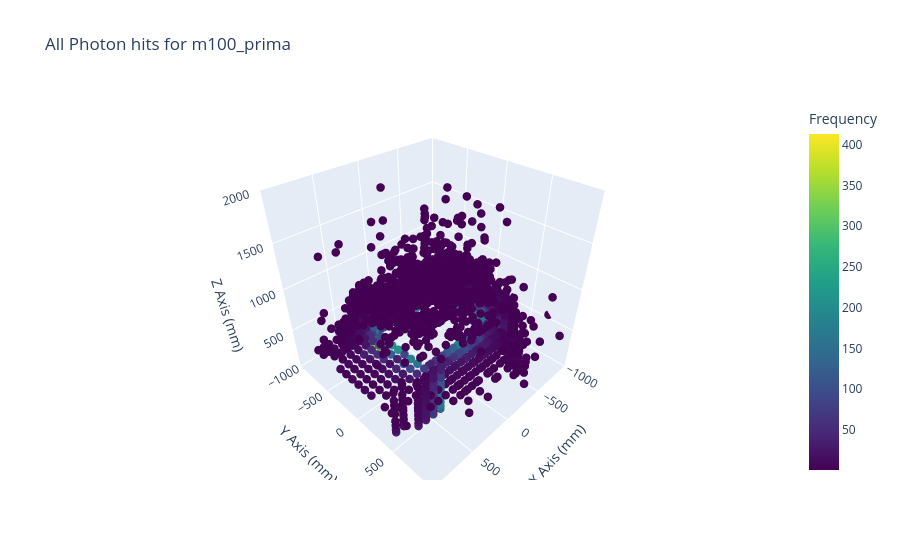
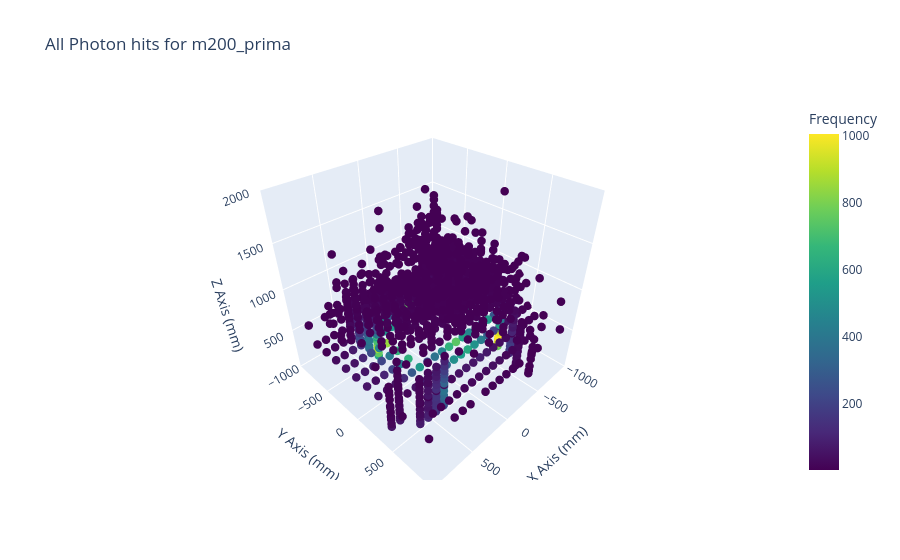
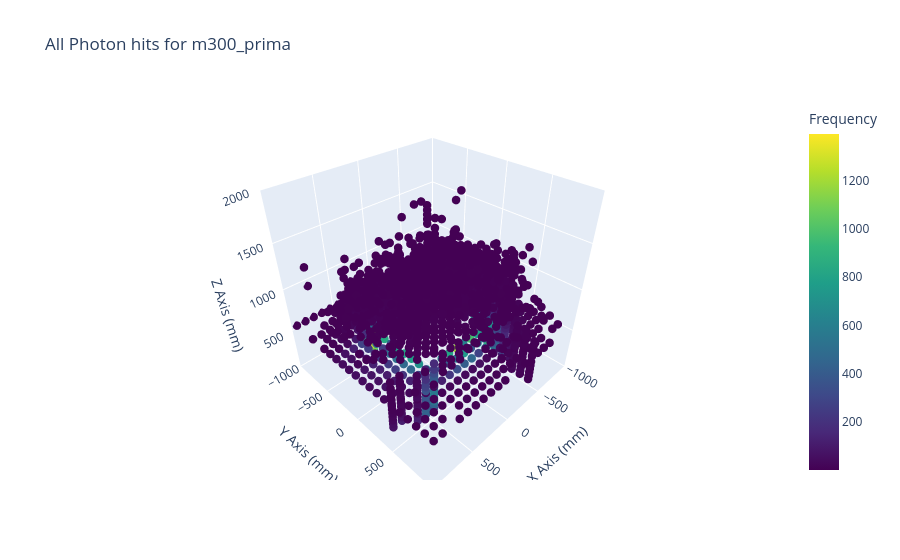
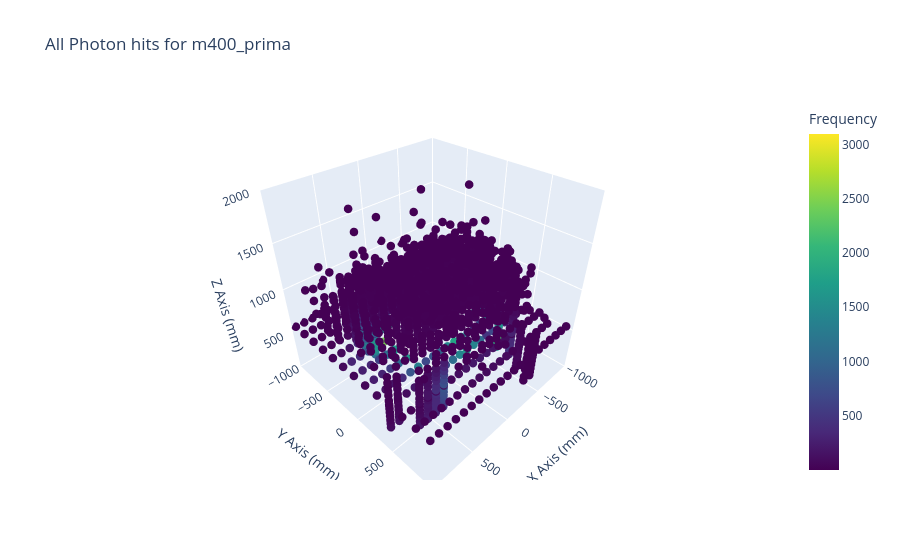

The cell these charts' notebook holds for them, in order:
### Markdown cell above
## 3D visualization

### Code cell
for j, mass in enumerate(masses):

    for i, process in enumerate(processes):
   
        with uproot.open(f'ALP_m{mass}_{process}_ntuple.root') as f:
            events = f['Features'].arrays(library='np')

        all_xs = [hit for event in events['Xs'] for hit in event]
        all_ys = [hit for event in events['Ys'] for hit in event]
        all_zs = [hit for event in events['Zs'] for hit in event]
        
        photons_x = [hit for event in events['Xs'] for hit in event[:2]]
        photons_y = [hit for event in events['Ys'] for hit in event[:2]]
        photons_z = [hit for event in events['Zs'] for hit in event[:2]]

        data = np.vstack([all_xs, all_ys, all_zs]).T
        #data = np.vstack([photons_x, photons_y, photons_z]).T

        # Calculate the 3D histogram
        hist, edges = np.histogramdd(data, bins=100)

        # Get the center of each bin
        xedges, yedges, zedges = edges
        xbins = 0.5 * (xedges[:-1] + xedges[1:])
        ybins = 0.5 * (yedges[:-1] + yedges[1:])
        zbins = 0.5 * (zedges[:-1] + zedges[1:])

        # Create meshgrid
        xgrid, ygrid, zgrid = np.meshgrid(xbins, ybins, zbins, indexing='ij')

# Flatten the arrays
        xflat = xgrid.ravel()
        yflat = ygrid.ravel()
        zflat = zgrid.ravel()
        freq = hist.ravel()

        # Filter out zero frequencies for better visualization
        nonzero = freq > 0
        xflat = xflat[nonzero]
        yflat = yflat[nonzero]
        zflat = zflat[nonzero]
        freq = freq[nonzero]

        # Plot the interactive 3D scatter plot
        fig = go.Figure(data=[go.Scatter3d(
            x=xflat,
            y=yflat,
            z=zflat,
            mode='markers',
            marker=dict(
                size=5,
                color=freq,
                colorscale='Viridis',
                colorbar=dict(title='Frequency')
            )
        )])

        fig.update_layout(
            title=f'All Photon hits for m{mass}_{process}',
            scene=dict(
                xaxis=dict(title='X Axis (mm)', 
                           range=[-1000, 1000]
                           ),
                yaxis=dict(title='Y Axis (mm)', 
                           range=[-1000, 1000]
                           ),
                zaxis=dict(title='Z Axis (mm)', 
                           range=[0, 2000]
                           )
            )
        )

        fig.show()

### Figure 1 — Plotly figure (JSON) as saved in the notebook; plotly's stock layout.template omitted (floating-point values rounded to 4 significant figures; data arrays with more than 128 entries replaced by an {"elided": "..."} marker saying what was removed)
{"data": [{"marker": {"color": {"elided": "1637 int values"}, "colorbar": {"title": {"text": "Frequency"}}, "colorscale": [[0, "#440154"], [0.1111, "#482878"], [0.2222, "#3e4989"], [0.3333, "#31688e"], [0.4444, "#26828e"], [0.5556, "#1f9e89"], [0.6667, "#35b779"], [0.7778, "#6ece58"], [0.8889, "#b5de2b"], [1, "#fde725"]], "size": 5}, "mode": "markers", "type": "scatter3d", "x": {"elided": "1637 float values"}, "y": {"elided": "1637 float values"}, "z": {"elided": "1637 float values"}}], "layout": {"scene": {"xaxis": {"range": [-1000, 1000], "title": {"text": "X Axis (mm)"}}, "yaxis": {"range": [-1000, 1000], "title": {"text": "Y Axis (mm)"}}, "zaxis": {"range": [0, 2000], "title": {"text": "Z Axis (mm)"}}}, "title": {"text": "All Photon hits for m100_prima"}}}

### Figure 2 — Plotly figure (JSON) as saved in the notebook; plotly's stock layout.template omitted (floating-point values rounded to 4 significant figures; data arrays with more than 128 entries replaced by an {"elided": "..."} marker saying what was removed)
{"data": [{"marker": {"color": {"elided": "1421 int values"}, "colorbar": {"title": {"text": "Frequency"}}, "colorscale": [[0, "#440154"], [0.1111, "#482878"], [0.2222, "#3e4989"], [0.3333, "#31688e"], [0.4444, "#26828e"], [0.5556, "#1f9e89"], [0.6667, "#35b779"], [0.7778, "#6ece58"], [0.8889, "#b5de2b"], [1, "#fde725"]], "size": 5}, "mode": "markers", "type": "scatter3d", "x": {"elided": "1421 float values"}, "y": {"elided": "1421 float values"}, "z": {"elided": "1421 float values"}}], "layout": {"scene": {"xaxis": {"range": [-1000, 1000], "title": {"text": "X Axis (mm)"}}, "yaxis": {"range": [-1000, 1000], "title": {"text": "Y Axis (mm)"}}, "zaxis": {"range": [0, 2000], "title": {"text": "Z Axis (mm)"}}}, "title": {"text": "All Photon hits for m200_prima"}}}

### Figure 3 — Plotly figure (JSON) as saved in the notebook; plotly's stock layout.template omitted (floating-point values rounded to 4 significant figures; data arrays with more than 128 entries replaced by an {"elided": "..."} marker saying what was removed)
{"data": [{"marker": {"color": {"elided": "2101 int values"}, "colorbar": {"title": {"text": "Frequency"}}, "colorscale": [[0, "#440154"], [0.1111, "#482878"], [0.2222, "#3e4989"], [0.3333, "#31688e"], [0.4444, "#26828e"], [0.5556, "#1f9e89"], [0.6667, "#35b779"], [0.7778, "#6ece58"], [0.8889, "#b5de2b"], [1, "#fde725"]], "size": 5}, "mode": "markers", "type": "scatter3d", "x": {"elided": "2101 float values"}, "y": {"elided": "2101 float values"}, "z": {"elided": "2101 float values"}}], "layout": {"scene": {"xaxis": {"range": [-1000, 1000], "title": {"text": "X Axis (mm)"}}, "yaxis": {"range": [-1000, 1000], "title": {"text": "Y Axis (mm)"}}, "zaxis": {"range": [0, 2000], "title": {"text": "Z Axis (mm)"}}}, "title": {"text": "All Photon hits for m300_prima"}}}

### Figure 4 — Plotly figure (JSON) as saved in the notebook; plotly's stock layout.template omitted (floating-point values rounded to 4 significant figures; data arrays with more than 128 entries replaced by an {"elided": "..."} marker saying what was removed)
{"data": [{"marker": {"color": {"elided": "1813 int values"}, "colorbar": {"title": {"text": "Frequency"}}, "colorscale": [[0, "#440154"], [0.1111, "#482878"], [0.2222, "#3e4989"], [0.3333, "#31688e"], [0.4444, "#26828e"], [0.5556, "#1f9e89"], [0.6667, "#35b779"], [0.7778, "#6ece58"], [0.8889, "#b5de2b"], [1, "#fde725"]], "size": 5}, "mode": "markers", "type": "scatter3d", "x": {"elided": "1813 float values"}, "y": {"elided": "1813 float values"}, "z": {"elided": "1813 float values"}}], "layout": {"scene": {"xaxis": {"range": [-1000, 1000], "title": {"text": "X Axis (mm)"}}, "yaxis": {"range": [-1000, 1000], "title": {"text": "Y Axis (mm)"}}, "zaxis": {"range": [0, 2000], "title": {"text": "Z Axis (mm)"}}}, "title": {"text": "All Photon hits for m400_prima"}}}
